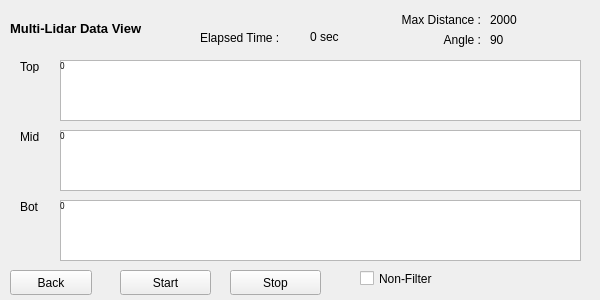
<?xml version="1.0" encoding="UTF-8"?>
<ui version="4.0">
 <class>DataViewWindow</class>
 <widget class="QWidget" name="DataViewWindow">
  <property name="geometry">
   <rect>
    <x>0</x>
    <y>0</y>
    <width>600</width>
    <height>300</height>
   </rect>
  </property>
  <property name="windowTitle">
   <string>DataViewWindow</string>
  </property>
  <widget class="QLabel" name="Label_title">
   <property name="geometry">
    <rect>
     <x>10</x>
     <y>20</y>
     <width>201</width>
     <height>16</height>
    </rect>
   </property>
   <property name="font">
    <font>
     <family>Arial</family>
     <pointsize>10</pointsize>
     <weight>75</weight>
     <bold>true</bold>
    </font>
   </property>
   <property name="text">
    <string>Multi-Lidar Data View</string>
   </property>
  </widget>
  <widget class="QLabel" name="Label_top">
   <property name="geometry">
    <rect>
     <x>20</x>
     <y>60</y>
     <width>60</width>
     <height>13</height>
    </rect>
   </property>
   <property name="text">
    <string>Top</string>
   </property>
  </widget>
  <widget class="QLabel" name="Label_mid">
   <property name="geometry">
    <rect>
     <x>20</x>
     <y>130</y>
     <width>60</width>
     <height>13</height>
    </rect>
   </property>
   <property name="text">
    <string>Mid</string>
   </property>
  </widget>
  <widget class="QLabel" name="Label_bot">
   <property name="geometry">
    <rect>
     <x>20</x>
     <y>200</y>
     <width>60</width>
     <height>13</height>
    </rect>
   </property>
   <property name="text">
    <string>Bot</string>
   </property>
  </widget>
  <widget class="QPushButton" name="Button_back">
   <property name="geometry">
    <rect>
     <x>10</x>
     <y>270</y>
     <width>82</width>
     <height>25</height>
    </rect>
   </property>
   <property name="text">
    <string>Back</string>
   </property>
  </widget>
  <widget class="QListView" name="List_top">
   <property name="geometry">
    <rect>
     <x>60</x>
     <y>60</y>
     <width>521</width>
     <height>61</height>
    </rect>
   </property>
  </widget>
  <widget class="QListView" name="List_mid">
   <property name="geometry">
    <rect>
     <x>60</x>
     <y>130</y>
     <width>521</width>
     <height>61</height>
    </rect>
   </property>
  </widget>
  <widget class="QListView" name="List_bot">
   <property name="geometry">
    <rect>
     <x>60</x>
     <y>200</y>
     <width>521</width>
     <height>61</height>
    </rect>
   </property>
  </widget>
  <widget class="QLabel" name="Label_time">
   <property name="geometry">
    <rect>
     <x>200</x>
     <y>30</y>
     <width>91</width>
     <height>16</height>
    </rect>
   </property>
   <property name="text">
    <string>Elapsed Time : </string>
   </property>
  </widget>
  <widget class="QLabel" name="FuncLabel_elaspedtime">
   <property name="geometry">
    <rect>
     <x>310</x>
     <y>30</y>
     <width>60</width>
     <height>13</height>
    </rect>
   </property>
   <property name="text">
    <string>0 sec</string>
   </property>
  </widget>
  <widget class="QLabel" name="FuncLabel_topdatas">
   <property name="geometry">
    <rect>
     <x>60</x>
     <y>60</y>
     <width>521</width>
     <height>61</height>
    </rect>
   </property>
   <property name="font">
    <font>
     <family>Agency FB</family>
     <pointsize>6</pointsize>
    </font>
   </property>
   <property name="text">
    <string>0</string>
   </property>
   <property name="alignment">
    <set>Qt::AlignLeading|Qt::AlignLeft|Qt::AlignTop</set>
   </property>
   <property name="wordWrap">
    <bool>true</bool>
   </property>
  </widget>
  <widget class="QLabel" name="FuncLabel_middatas">
   <property name="geometry">
    <rect>
     <x>60</x>
     <y>130</y>
     <width>521</width>
     <height>61</height>
    </rect>
   </property>
   <property name="font">
    <font>
     <family>Agency FB</family>
     <pointsize>6</pointsize>
    </font>
   </property>
   <property name="text">
    <string>0</string>
   </property>
   <property name="alignment">
    <set>Qt::AlignLeading|Qt::AlignLeft|Qt::AlignTop</set>
   </property>
   <property name="wordWrap">
    <bool>true</bool>
   </property>
  </widget>
  <widget class="QLabel" name="FuncLabel_botdatas">
   <property name="geometry">
    <rect>
     <x>60</x>
     <y>200</y>
     <width>521</width>
     <height>61</height>
    </rect>
   </property>
   <property name="font">
    <font>
     <family>Agency FB</family>
     <pointsize>6</pointsize>
    </font>
   </property>
   <property name="text">
    <string>0</string>
   </property>
   <property name="alignment">
    <set>Qt::AlignLeading|Qt::AlignLeft|Qt::AlignTop</set>
   </property>
   <property name="wordWrap">
    <bool>true</bool>
   </property>
  </widget>
  <widget class="QPushButton" name="Button_start">
   <property name="geometry">
    <rect>
     <x>120</x>
     <y>270</y>
     <width>91</width>
     <height>25</height>
    </rect>
   </property>
   <property name="text">
    <string>Start</string>
   </property>
  </widget>
  <widget class="QPushButton" name="Button_stop">
   <property name="geometry">
    <rect>
     <x>230</x>
     <y>270</y>
     <width>91</width>
     <height>25</height>
    </rect>
   </property>
   <property name="text">
    <string>Stop</string>
   </property>
  </widget>
  <widget class="QLabel" name="Label_text1">
   <property name="geometry">
    <rect>
     <x>340</x>
     <y>10</y>
     <width>141</width>
     <height>20</height>
    </rect>
   </property>
   <property name="text">
    <string>Max Distance :</string>
   </property>
   <property name="alignment">
    <set>Qt::AlignRight|Qt::AlignTrailing|Qt::AlignVCenter</set>
   </property>
  </widget>
  <widget class="QLabel" name="Label_text2">
   <property name="geometry">
    <rect>
     <x>380</x>
     <y>30</y>
     <width>101</width>
     <height>20</height>
    </rect>
   </property>
   <property name="text">
    <string>Angle :</string>
   </property>
   <property name="alignment">
    <set>Qt::AlignRight|Qt::AlignTrailing|Qt::AlignVCenter</set>
   </property>
  </widget>
  <widget class="QLabel" name="FuncLabel_max_dist">
   <property name="geometry">
    <rect>
     <x>490</x>
     <y>10</y>
     <width>101</width>
     <height>20</height>
    </rect>
   </property>
   <property name="text">
    <string>2000</string>
   </property>
  </widget>
  <widget class="QLabel" name="FuncLabel_angle">
   <property name="geometry">
    <rect>
     <x>490</x>
     <y>30</y>
     <width>101</width>
     <height>20</height>
    </rect>
   </property>
   <property name="text">
    <string>90</string>
   </property>
  </widget>
  <widget class="QCheckBox" name="checkBox_nonefilter">
   <property name="geometry">
    <rect>
     <x>360</x>
     <y>270</y>
     <width>91</width>
     <height>17</height>
    </rect>
   </property>
   <property name="text">
    <string>Non-Filter</string>
   </property>
  </widget>
 </widget>
 <resources/>
 <connections/>
</ui>
